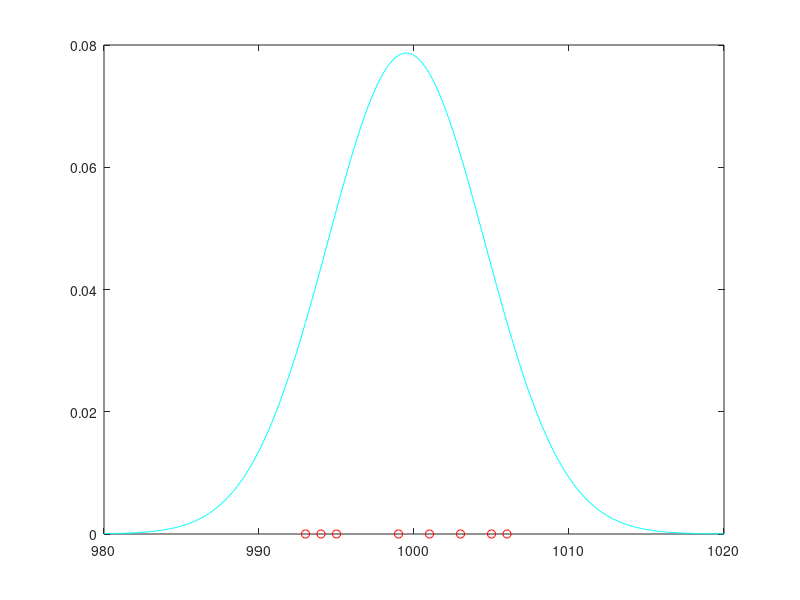

Here is the MATLAB script that generated this plot: (Note: this script raises an error after producing the figure.)
clc; clear all; close all;
%{
% Eingangsgrößen:
R=[995 993 1006 994 1003 1001 1005 999]; % in Ohm
yR = zeros(1,length(R));
RE = mean(R);
sE = std(R);
x = 980:0.1:1020;
pE = normpdf(x,RE,sE );
fMaxpE=max(pE);


%% Ergebnisdarstellung
% für die Ergebnisdarstellung die vorgegebenen Handles für die automatische Auswertung verwenden
h = figure;
set(h,'Position',[681 407 772 692])

% Schritt: Gaußkurve und Messwerte zeichnen
p1 = plot(x,pE,'Color',[0.7 0.9 0.9]); % Handle zu plot(pE)
hold on
p2 = plot(R,yR,'o','Color',[0.85 0.6 0.6]); % Handle zum Plot der Messwerte

% Schritt: Mittelwert und Standardabweichungen markieren
p3 = xline(RE,'Color',[0.5 0.5 0.5],'LineWidth',2); % Handle zur Linie RE
p4 = xline(RE+sE,'Color',[0.7 0.7 0.7]); % Handle zur Linie RE+sE
p5 = xline(RE+2*sE); % Handle zur Linie RE+2*sE
p6 = xline(RE-2*sE); % Handle zur Linie RE-2*sE
set(p5,'LineStyle','--')
set(p6,'LineStyle','--')

% Schritt: Maximum markieren und beschriften
p7 = yline(fMaxpE,'Color','b'); % Handle zum Max.
hText = text(983,fMaxpE+0.002,['\downarrow p(R)_{max}= ' num2str(fMaxpE*100,'%.4f') ' %']); % Handle zum Beschriftung des Kurvenmaximums

% Schritt: Achsen beschriften und Grenzen setzen
xlabel('R in \Omega')
ylabel('p(R)')
xlim([980 1020])
ylim([0 0.1])

% Schritt: Legende ergänzen und nach Osten verschieben
hLegend = legend([p1 p2 p3 p4 p5 p7],{'Normalverteilung p_E(R)','Messwerte','Mittelwert R','Standardabweichung \sigma','Standardabweichung 2\sigma','Max. Wahrscheinlichkeit'}); % Handle zur Legende
set(hLegend,'Location','east')


%% Handles für die Automatische Auswertung
ax=gca; % Handle zu Ihrem aktuellen Grafikobjekt
aPos = h.Position;
aXLim =ax.XLim;
aYLim =ax.YLim;
stLegend = hLegend.Location;
aP1YData = p1.YData;
aP2XData = p2.XData;
nP3LW =p3.LineWidth;
aP4Color=p4.Color;
stP5LS =p5.LineStyle;
%}

% Eingangsgrößen:
R = [995 993 1006 994 1003 1001 1005 999]; % in Ohm – Messwertevektor (1x8)
yR = zeros(1,length(R));  % y=0 Positionen für Messwerte auf der x-Achse

% RE = (1/N) * sum(R_i)  →  Arithmetischer Mittelwert der Widerstandsmessung
RE = mean(R);

% sE = sqrt(1/(N-1) * sum((R_i - RE)^2))  →  Empirische Standardabweichung (Bessel-korrigiert)
sE = std(R);

x = 980:0.1:1020;  % Wertebereich für die Darstellung der Dichtefunktion in Ohm

% p(R) = 1/(sE*sqrt(2π)) * exp(-(R-RE)^2 / (2*sE^2))  →  Normalverteilung (Gaußsche Dichtefunktion)
pE = normpdf(x, RE, sE);

% fMaxpE = p(RE) = 1/(sE*sqrt(2π))  →  Maximum der Gaußkurve liegt beim Mittelwert RE
fMaxpE = max(pE);


%% Ergebnisdarstellung
% für die Ergebnisdarstellung die vorgegebenen Handles für die automatische Auswertung verwenden

% h: Handle auf das Figure-Objekt → wird für Position/Größe (aPos) benötigt
h = figure;

% Schritt: Figurgröße und -position setzen  [left bottom width height] in Pixeln
set(h, 'Position', [681 407 772 692]);

% Schritt: Gaußkurve zeichnen
% p1: Handle auf das Linienobjekt der Gaußkurve → enthält p1.YData (= pE-Vektor)
p1 = plot(x,pE,'c');
hold on
% p2: Handle auf Markierungsobjekte der Messwerte → enthält p2.XData
p2 = plot(R,yR,'or');

% Schritt: Mittelwert und Standardabweichungen markieren
% p3: Handle auf Mittelwertlinie → Soll: p3.LineWidth == 2
p3 = xline(RE,'k','LineWidth',2);
% p4: Handle auf RE+sE Linie → Soll: p4.Color
p4 = xline(RE+sE,'Color','k');
% p5/p6: Handles auf RE±2*sE Linien → Soll: p5.LineStyle == '--'
p5 = xline(RE+2*sE,'k');
p6 = xline(RE-2*sE,'k');
set(p5,'LineStyle','--')
set(p6,'LineStyle','--')

% Schritt: Maximum markieren und beschriften
% p7: Handle auf yline-Objekt des Maximums → fMaxpE = 1/(sE*sqrt(2π))
p7 = yline(fMaxpE,'b');
% hText: Handle auf Text-Objekt → num2str formatiert auf 4 Nachkommastellen
hText = text(983,fMaxpE+0.002,['\downarrow p(R)_{max}= ' num2str(fMaxpE*100,'%.4f') ' %']);

% Schritt: Achsen beschriften und Grenzen setzen
xlabel('R in \Omega')
ylabel('p(R)')
xlim([980 1020])
ylim([0 0.1])

% Schritt: Legende ergänzen und nach Osten verschieben
% hLegend: Handle auf Legend-Objekt → Soll: hLegend.Location == 'east'
hLegend = legend([p1 p2 p3 p4 p5 p7],{'Normalverteilung p_E(R)','Messwerte',...
    'Mittelwert R','Standardabweichung \sigma',...
    'Standardabweichung 2\sigma','Max. Wahrscheinlichkeit'});
set(hLegend,'Location','east')

%% Handles für die Automatische Auswertung
ax      = gca;                % Handle auf aktuelles Axes-Objekt → Zugriff auf XLim/YLim
aPos    = h.Position;         % Figurgröße und -position [left bottom width height]
aXLim   = ax.XLim;            % x-Achsengrenzen [980 1020]
aYLim   = ax.YLim;            % y-Achsengrenzen [0 0.1]
stLegend  = hLegend.Location; % Position der Legende (erwartet: 'east')
aP1YData  = p1.YData;         % y-Werte der Gaußkurve (= pE-Vektor, Länge 401)
aP2XData  = p2.XData;         % x-Werte der Messwerte (= R-Vektor, Länge 8)
nP3LW     = p3.LineWidth;     % Linienbreite Mittelwert (erwartet: 2)
aP4Color  = p4.Color;         % Farbe der einfachen Standardabweichungslinie
stP5LS    = p5.LineStyle;     % Linientyp der zweifachen Stdabw. (erwartet: '--')
